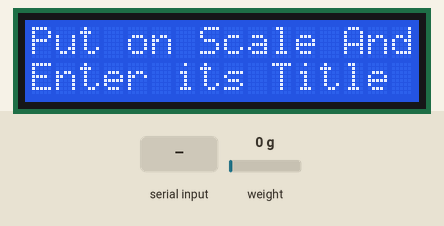
This sketch was run on a simulated ESP32. Shown: 16×2 character LCD. The inputs (shaded band) are chosen by the test bench; at power-on: weight on the scale 0 g. WiFi joins after 1.5 s; servers stay silent unless stated; uploads are accepted with an empty reply; EEPROM starts erased; what the sketch prints to the serial monitor is not drawn.

Above: at 12.3 s.
12.4 s: "1" received over Serial
At 15.2 s:
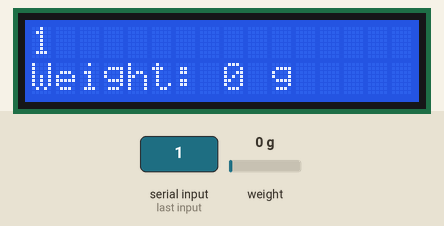
15.4 s: "0" received over Serial
At 17.4 s:
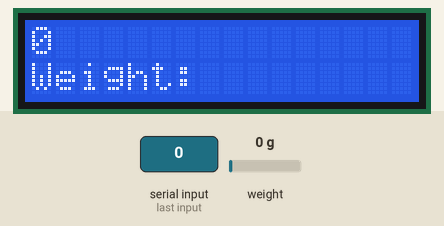
Timing chart, 0 to 18.9 s (numbered marks = the images above; inputs shaded):
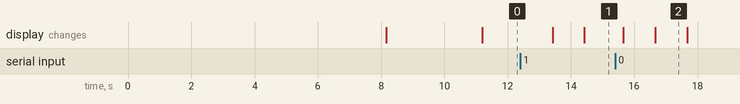

Measured:
- after the input at 12.4 s, the display: first changes after 1.0 s (image 1 shows a later state)
- after the input at 15.4 s, the display: first differs from a run without the input after 1.3 s (image 2)
- what the display in image 2 shows lasts 1.0 s, from 16.7 s to 17.7 s

The sketch:

Main.ino
```cpp
#include "HX711.h"
#include <Preferences.h>
#include <LiquidCrystal_I2C.h>
#include <WiFi.h>
#include <HTTPClient.h>

#define LOADCELL_DOUT_PIN 5
#define LOADCELL_SCK_PIN 18
#define weight_of_object_for_calibration 500

const char *ssid = "Void";
const char *password = "Armin_11";

long sensor_Reading_Results;
float CALIBRATION_FACTOR;
bool show_Weighing_Results = true;
int weight_In_g;
float weight_In_kg;
int LOAD_CALIBRATION_FACTOR = 0;

HX711 LOADCELL_HX711;

Preferences preferences;

LiquidCrystal_I2C lcd(0x27, 16, 2);

String getObjectTitle() {
  Serial.println("\nEnter the title of the object to be weighed:");
  while (Serial.available() == 0) {
    delay(100);
  }
  String title = Serial.readString();
  title.trim();
  Serial.println("Object Title: " + title);
  return title;
}

void setup() {
  Serial.begin(115200);
  Serial.println();
  delay(2000);

  Serial.println("Setup...");
  delay(1000);

  preferences.begin("CF", false);
  delay(100);

  Serial.println();
  Serial.println("Do not place any object or weight on the scale.");
  delay(1000);

  Serial.println();
  Serial.println("LOADCELL_HX711 begin.");
  LOADCELL_HX711.begin(LOADCELL_DOUT_PIN, LOADCELL_SCK_PIN);
  LOAD_CALIBRATION_FACTOR = preferences.getFloat("CFVal", 0);
  delay(500);
  LOADCELL_HX711.set_scale();
  LOADCELL_HX711.tare();
  LOADCELL_HX711.set_scale(LOAD_CALIBRATION_FACTOR);
  delay(500);

  Serial.println();
  Serial.print("CALIBRATION_FACTOR : ");
  Serial.println(LOAD_CALIBRATION_FACTOR);
  delay(2000);
  Serial.println();

  lcd.init();
  lcd.backlight();
  lcd.clear();

  WiFi.begin(ssid, password);
  Serial.print("Connecting to WiFi");
  while (WiFi.status() != WL_CONNECTED) {
    delay(1000);
    Serial.print(".");
  }
  Serial.println("\nConnected to WiFi");

  Serial.println("Setup finish.");
  delay(1000);
}

void loop() {
  lcd.clear();
  lcd.setCursor(0, 0);
  lcd.print("Put on Scale And");
  lcd.setCursor(0, 1);
  lcd.print("Enter its Title");

  if (show_Weighing_Results) {
    String objectTitle = getObjectTitle();

    lcd.clear();
    lcd.setCursor(0, 0);
    lcd.print(objectTitle);
    lcd.setCursor(0, 1);
    lcd.print("Weight: ");

    if (LOADCELL_HX711.is_ready()) {
      weight_In_g = LOADCELL_HX711.get_units(10);

      if (weight_In_g >= 1000) {
        weight_In_kg = weight_In_g / 1000.0;

        lcd.print(weight_In_kg, 3);
        lcd.print(" Kg");
      } else {
        lcd.print(weight_In_g);
        lcd.print(" g");
      }

      String sendingWeight = String(weight_In_g >= 1000 ? weight_In_kg : weight_In_g) + (weight_In_g >= 1000 ? " Kg" : " g");

      if (WiFi.status() == WL_CONNECTED) {
        HTTPClient http;

        String apiUrl = "https://api.apispreadsheets.com/data/b9UECbmzcyMRssfJ/";

        String jsonPayload = "{";
        jsonPayload += "\"data\": {";
        jsonPayload += "\"title\": \"" + objectTitle + "\",";
        jsonPayload += "\"weight\": \"" + sendingWeight + "\"";
        jsonPayload += "}}";

        Serial.println("JSON Payload:");
        Serial.println(jsonPayload);

        http.begin(apiUrl);
        http.addHeader("Content-Type", "application/json");

        int httpResponseCode = http.POST(jsonPayload);

        if (httpResponseCode > 0) {
          String response = http.getString();
          Serial.println("HTTP Response code: " + String(httpResponseCode));
          Serial.println("Response: " + response);
        } else {
          Serial.println("Error in sending POST: " + String(httpResponseCode));
        }

        http.end();
      } else {
        Serial.println("WiFi Disconnected");
      }
    } else {
      Serial.println("HX711 not found.");
    }
  }

  delay(1000);
}
```
